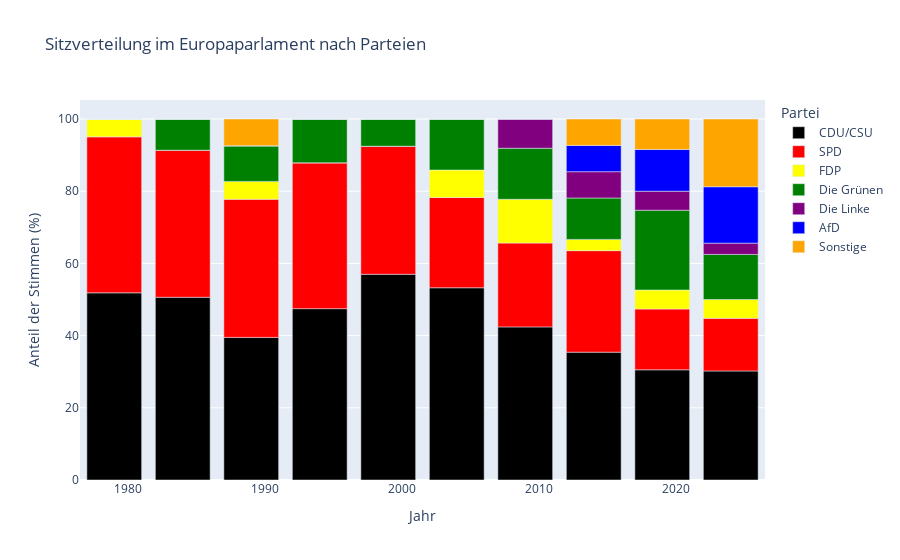

Notebook code for this chart:
### Code cell
df_long = df_final_main_parties_percentage.reset_index().melt(id_vars='Jahr')
df_long.columns = ['Jahr', 'Partei', 'Anteil der Stimmen (%)']
partei_farben = {
    'CDU/CSU': 'black',
    'SPD': 'red',
    'FDP': 'yellow',
    'Die Grünen': 'green',
    'Die Linke': 'purple',
    'AfD': 'blue',
    'Sonstige': 'orange'
}

fig = px.bar(df_long, x='Jahr', y='Anteil der Stimmen (%)', color='Partei', title='Sitzverteilung im Europaparlament nach Parteien', color_discrete_map=partei_farben)

fig.update_layout(xaxis_title='Jahr', yaxis_title='Anteil der Stimmen (%)', legend_title='Partei')


fig.show()

### Figure 1 — Plotly figure (JSON) as saved in the notebook; plotly's stock layout.template omitted (floating-point values rounded to 4 significant figures)
{"data": [{"alignmentgroup": "True", "hovertemplate": "Partei=CDU/CSU<br>Jahr=%{x}<br>Anteil der Stimmen (%)=%{y}<extra></extra>", "legendgroup": "CDU/CSU", "marker": {"color": "black", "pattern": {"shape": ""}}, "name": "CDU/CSU", "offsetgroup": "CDU/CSU", "orientation": "v", "showlegend": true, "textposition": "auto", "type": "bar", "x": [1979, 1984, 1989, 1994, 1999, 2004, 2009, 2014, 2019, 2024], "xaxis": "x", "y": [51.85, 50.62, 39.51, 47.47, 56.99, 53.26, 42.42, 35.42, 30.53, 30.21], "yaxis": "y"}, {"alignmentgroup": "True", "hovertemplate": "Partei=SPD<br>Jahr=%{x}<br>Anteil der Stimmen (%)=%{y}<extra></extra>", "legendgroup": "SPD", "marker": {"color": "red", "pattern": {"shape": ""}}, "name": "SPD", "offsetgroup": "SPD", "orientation": "v", "showlegend": true, "textposition": "auto", "type": "bar", "x": [1979, 1984, 1989, 1994, 1999, 2004, 2009, 2014, 2019, 2024], "xaxis": "x", "y": [43.21, 40.74, 38.27, 40.4, 35.48, 25, 23.23, 28.12, 16.84, 14.58], "yaxis": "y"}, {"alignmentgroup": "True", "hovertemplate": "Partei=FDP<br>Jahr=%{x}<br>Anteil der Stimmen (%)=%{y}<extra></extra>", "legendgroup": "FDP", "marker": {"color": "yellow", "pattern": {"shape": ""}}, "name": "FDP", "offsetgroup": "FDP", "orientation": "v", "showlegend": true, "textposition": "auto", "type": "bar", "x": [1979, 1984, 1989, 1994, 1999, 2004, 2009, 2014, 2019, 2024], "xaxis": "x", "y": [4.94, 0, 4.94, 0, 0, 7.61, 12.12, 3.12, 5.26, 5.21], "yaxis": "y"}, {"alignmentgroup": "True", "hovertemplate": "Partei=Die Grünen<br>Jahr=%{x}<br>Anteil der Stimmen (%)=%{y}<extra></extra>", "legendgroup": "Die Grünen", "marker": {"color": "green", "pattern": {"shape": ""}}, "name": "Die Grünen", "offsetgroup": "Die Grünen", "orientation": "v", "showlegend": true, "textposition": "auto", "type": "bar", "x": [1979, 1984, 1989, 1994, 1999, 2004, 2009, 2014, 2019, 2024], "xaxis": "x", "y": [0, 8.64, 9.88, 12.12, 7.53, 14.13, 14.14, 11.46, 22.11, 12.5], "yaxis": "y"}, {"alignmentgroup": "True", "hovertemplate": "Partei=Die Linke<br>Jahr=%{x}<br>Anteil der Stimmen (%)=%{y}<extra></extra>", "legendgroup": "Die Linke", "marker": {"color": "purple", "pattern": {"shape": ""}}, "name": "Die Linke", "offsetgroup": "Die Linke", "orientation": "v", "showlegend": true, "textposition": "auto", "type": "bar", "x": [1979, 1984, 1989, 1994, 1999, 2004, 2009, 2014, 2019, 2024], "xaxis": "x", "y": [0, 0, 0, 0, 0, 0, 8.08, 7.29, 5.26, 3.12], "yaxis": "y"}, {"alignmentgroup": "True", "hovertemplate": "Partei=AfD<br>Jahr=%{x}<br>Anteil der Stimmen (%)=%{y}<extra></extra>", "legendgroup": "AfD", "marker": {"color": "blue", "pattern": {"shape": ""}}, "name": "AfD", "offsetgroup": "AfD", "orientation": "v", "showlegend": true, "textposition": "auto", "type": "bar", "x": [1979, 1984, 1989, 1994, 1999, 2004, 2009, 2014, 2019, 2024], "xaxis": "x", "y": [0, 0, 0, 0, 0, 0, 0, 7.29, 11.58, 15.62], "yaxis": "y"}, {"alignmentgroup": "True", "hovertemplate": "Partei=Sonstige<br>Jahr=%{x}<br>Anteil der Stimmen (%)=%{y}<extra></extra>", "legendgroup": "Sonstige", "marker": {"color": "orange", "pattern": {"shape": ""}}, "name": "Sonstige", "offsetgroup": "Sonstige", "orientation": "v", "showlegend": true, "textposition": "auto", "type": "bar", "x": [1979, 1984, 1989, 1994, 1999, 2004, 2009, 2014, 2019, 2024], "xaxis": "x", "y": [0, 0, 7.41, 0, 0, 0, 0, 7.29, 8.42, 18.75], "yaxis": "y"}], "layout": {"barmode": "relative", "legend": {"title": {"text": "Partei"}, "tracegroupgap": 0}, "title": {"text": "Sitzverteilung im Europaparlament nach Parteien"}, "xaxis": {"anchor": "y", "domain": [0, 1], "title": {"text": "Jahr"}}, "yaxis": {"anchor": "x", "domain": [0, 1], "title": {"text": "Anteil der Stimmen (%)"}}}}
